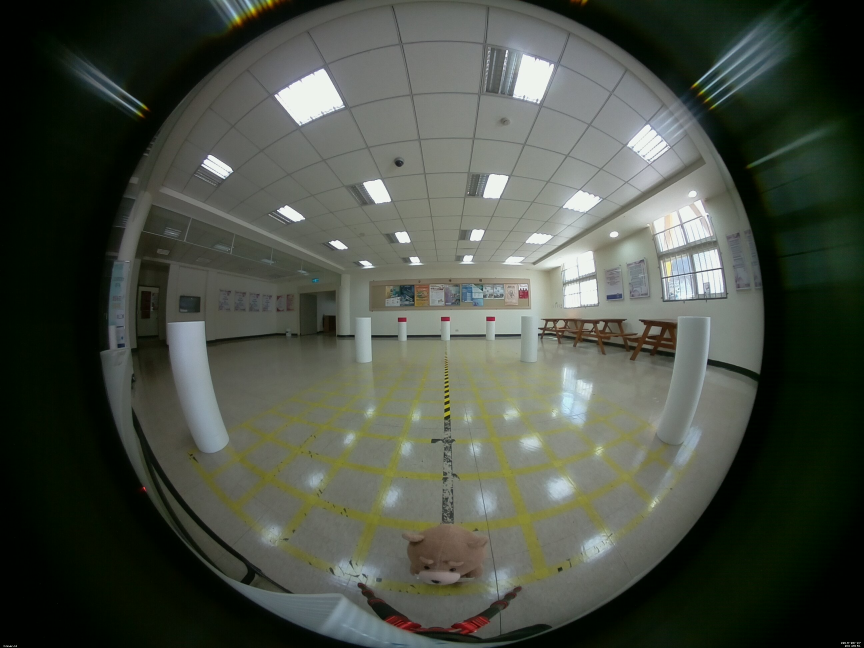
#> input picture image.jpg, 2592 x 1944 px (shown at 1/3 size)
$ python draw_png.py
#> lines starting #> are read from the running program, lines starting #| are printed output that depends on the picture; pictures that were not available may be replaced by others from this repository, and a replacement may not be noted
from PIL import Image

layer1 = Image.open( "image.jpg" ).convert('RGBA')
layer2 = Image.open( "png.png" ).convert('RGBA')
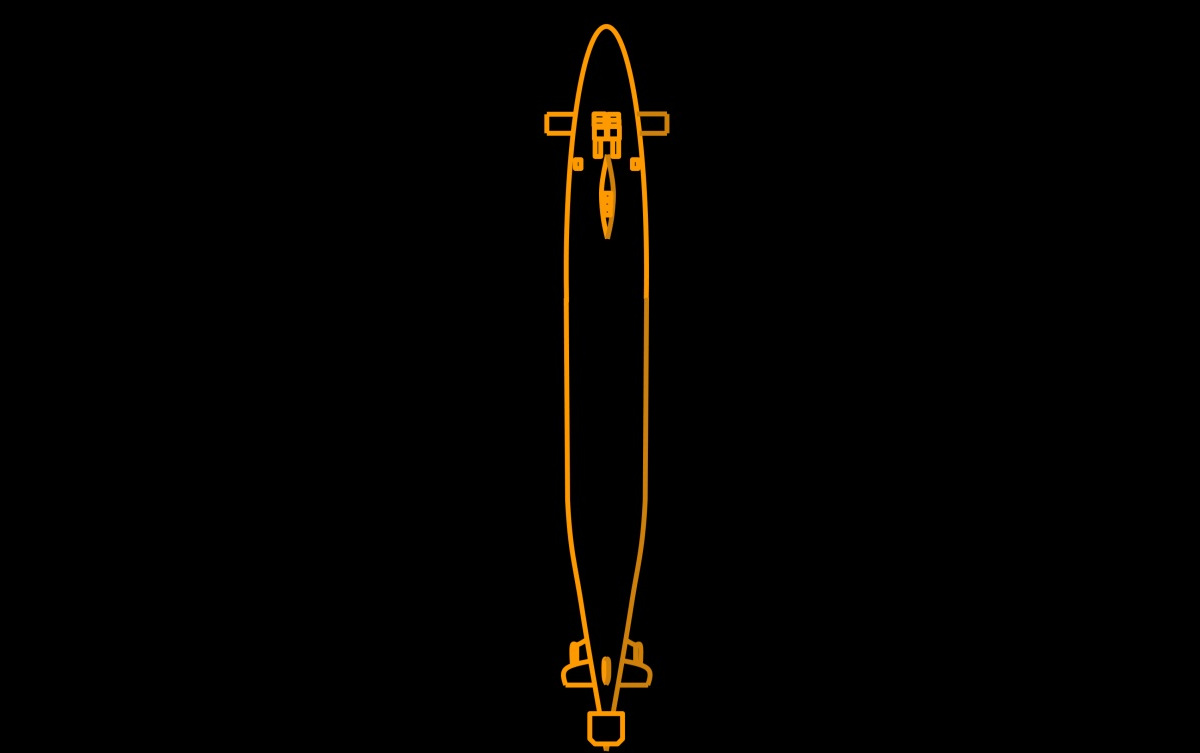
#> input picture ts_bk.jpg, 1200 x 753 px, given in place of png.png, which was not available

layer2_rt = layer2.rotate(45, expand=True)
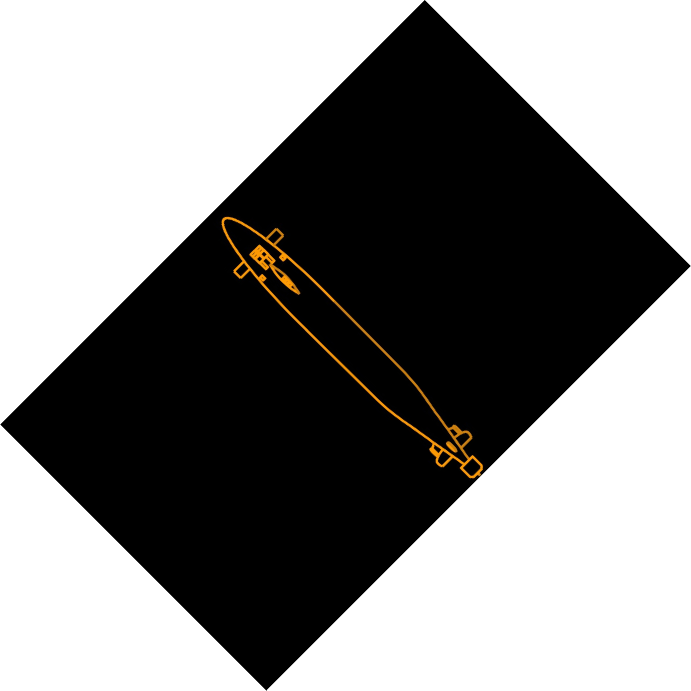
#> layer2_rt: PIL image 1382x1381 RGBA (shown at 1/2 size); mean R, G, B, A 1.5, 0.9, 0.1, 120.7; transparent parts drawn white


offset = (500, 500)
final = Image.new("RGBA", layer1.size )
#> final: PIL image 2592x1944 RGBA; every value is 0
final.alpha_composite(layer1, (0,0))
final.alpha_composite(layer2, (500,500))
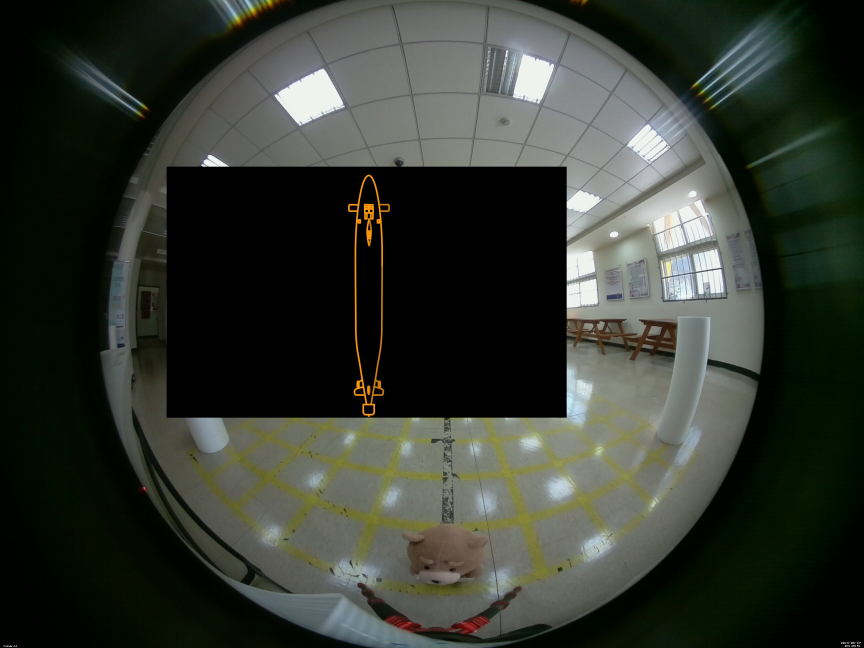
#> final: PIL image 2592x1944 RGBA (shown at 1/3 size); mean R, G, B, A 52.6, 57.5, 49.3, 255
final.alpha_composite(layer2_rt, (1000,500))
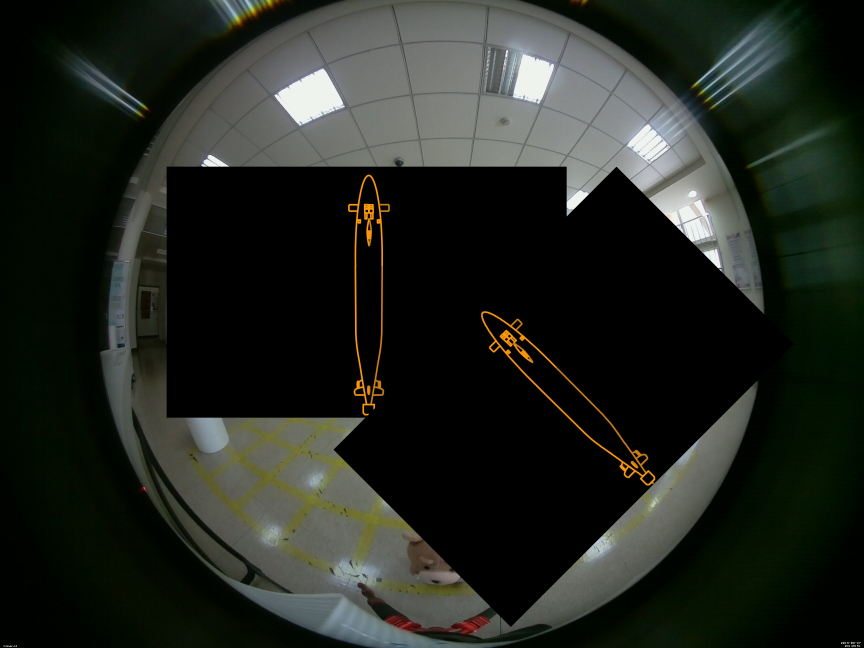
#> final: PIL image 2592x1944 RGBA (shown at 1/3 size); mean R, G, B, A 34.8, 39, 32.5, 255
final=final.convert("RGB")
#> final: PIL image 2592x1944 RGB
final.show()
#final.save('final.jpg')
